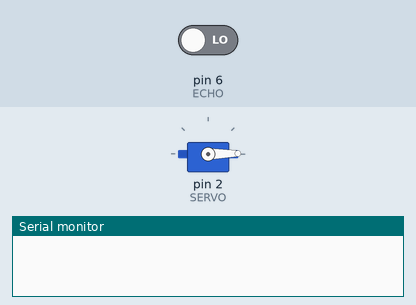
Recording of a sketch running on a simulated Arduino Uno, built with avr-gcc and run on an emulated ATmega328P. Parts: servo, the last lines printed to the serial monitor. Inputs (shaded band) come from the test bench; at power-on: pin 6 (ECHO) LOW.

Above: at 0.2 s.
At 18.5 s:
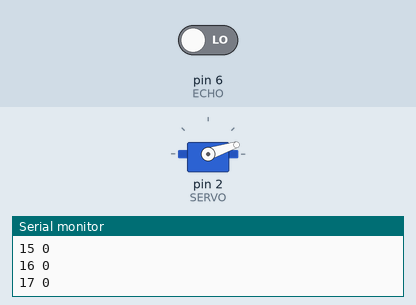
At 38.0 s:
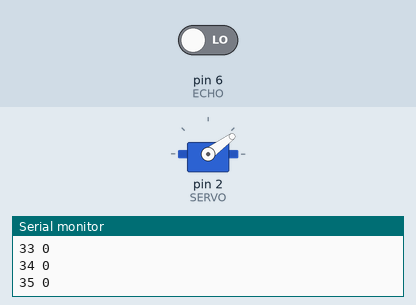
Timing chart, 0 to 40.0 s (numbered marks = the images above):
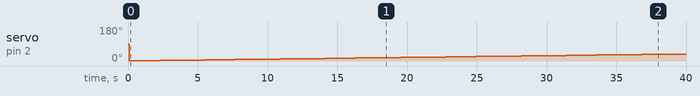

The sketch:

radar.ino
```cpp
/*Libraries*/
#include <Servo.h>

/*Objects*/
Servo myservo;

/*MACROS*/
#define SERVO 2

#define ECHO 6
#define TRIGGER 7

/*Variables*/
int distance;
int degree;

void setup() {
Serial.begin(9600);

myservo.attach(SERVO);

pinMode(ECHO, INPUT );
pinMode(TRIGGER, OUTPUT);

delay(100);
}


void loop() {

//raye7
for(degree=1; degree<180; degree+=1){
  myservo.write(degree);
  delay(80);
  data();
}

//rage3
for(degree=180; degree>1; degree-=1){
  myservo.write(degree);
  delay(80);
  data();
}

}

/*Functions*/
void data(){

  digitalWrite(TRIGGER, LOW);
  delayMicroseconds(2);
  digitalWrite(TRIGGER, HIGH);
  delayMicroseconds(10);
  long time = pulseIn(ECHO, HIGH);
  distance = time / 28.5 / 2;

  if(distance>100){
    distance = 100;
  }


  Serial.print(degree);
  Serial.print( " ");
  Serial.println(distance);
}
```

Measured:
- by itself, servo on pin 2 (SERVO): 90° → 1° at 0.10 s, → 2° 1.1 s later, → 3° 1.1 s later, → 4° 1.1 s later, … (37 changes in this stretch)
